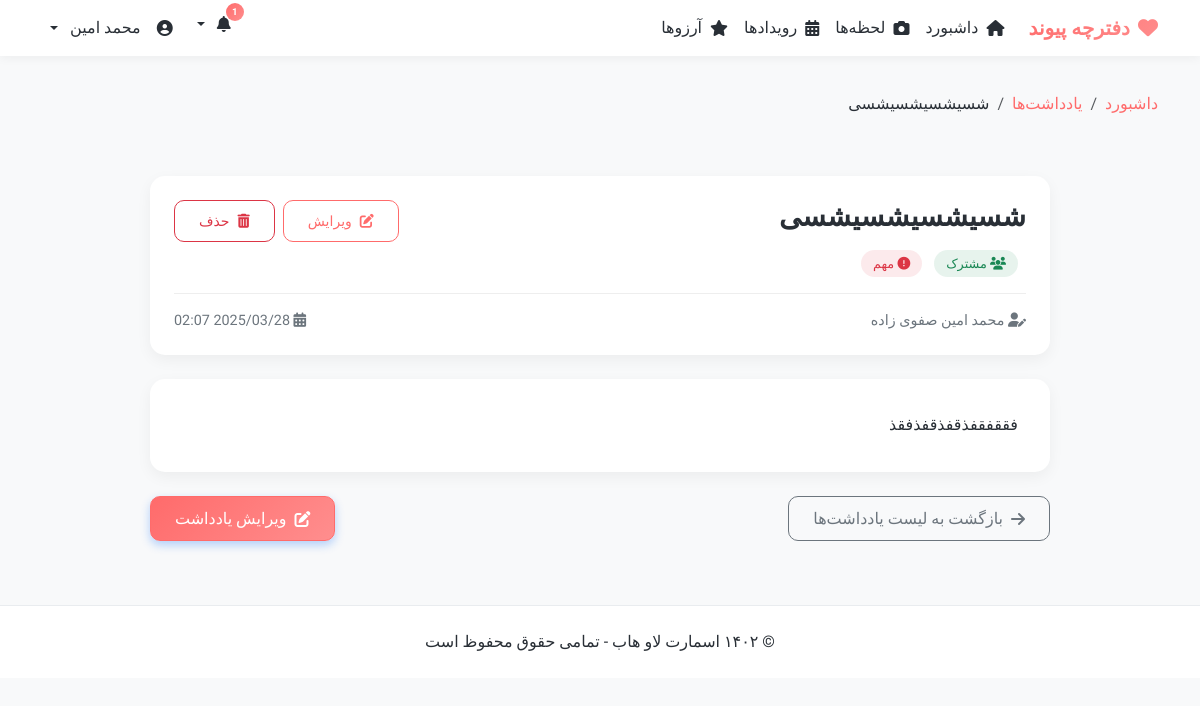
Screenshot of /notes/1/ (signed in) with the database file from the repository.
### lovehub/models.py (models this page shows, shortened)
class Note(models.Model):
    created_by = models.ForeignKey(User, on_delete=models.CASCADE, related_name='notes')
    title = models.CharField(max_length=200)
    content = models.TextField()
    created_at = models.DateTimeField(auto_now_add=True)
    updated_at = models.DateTimeField(auto_now=True)
    is_shared = models.BooleanField(default=False)
    is_important = models.BooleanField(default=False)
    class Meta:
        ordering = ['-created_at']

### lovehub/views.py (the view, shortened to what this page needs)
# urls.py: path('notes/<int:pk>/', views.note_detail, name='note_detail'),
@login_required
def note_detail(request, pk):
    user = request.user
    profile = get_object_or_404(UserProfile, user=user)
    note = get_object_or_404(Note, pk=pk)
    if note.created_by != user and (not note.is_shared or not profile.partner or note.created_by != profile.partner.user):
        messages.error(request, 'شما دسترسی به این یادداشت ندارید')
        return redirect('notes_list')
    context = {
        'note': note,
        'is_creator': note.created_by == user
    }
    return render(request, 'lovehub/note_detail.html', context)

### lovehub/views.py (called while the page is built)
def lovehub_context_processor(request):
    context = {}
    if request.user.is_authenticated:
        user = request.user
        try:
            profile = UserProfile.objects.get(user=user)
            context['user_profile'] = profile
        except UserProfile.DoesNotExist:
            pass
        context['unread_notifications'] = Notification.objects.filter(
            user=user,
            is_read=False
        ).order_by('-created_at')[:5]
        context['unread_notifications_count'] = Notification.objects.filter(
            user=user,
            is_read=False
        ).count()
        try:
            theme = AppTheme.objects.get(user=user)
            context['user_theme'] = theme
        except AppTheme.DoesNotExist:
            pass
    return context

### templates/lovehub/note_detail.html (shortened to what this page needs)
{% extends "lovehub/base.html" %}
{% block content %}
<div class="row mb-4">
    <div class="col-12">
        <nav aria-label="breadcrumb">
            <ol class="breadcrumb">
                <li class="breadcrumb-item"><a href="{% url 'dashboard' %}">داشبورد</a></li>
                <li class="breadcrumb-item"><a href="{% url 'notes_list' %}">یادداشت‌ها</a></li>
                <li class="breadcrumb-item active">{{ note.title }}</li>
            </ol>
        </nav>
    </div>
</div>
<div class="note-detail">
    <div class="note-header">
        <div class="d-flex justify-content-between align-items-start">
            <h1 class="note-title">{{ note.title }}</h1>
            <div class="note-actions">
                {% if note.created_by == request.user %}
                <a href="{% url 'edit_note' note.id %}" class="btn btn-sm btn-outline-primary">
                    <i class="fas fa-edit"></i> ویرایش
                </a>
                <button type="button" class="btn btn-sm btn-outline-danger" data-bs-toggle="modal" data-bs-target="#deleteNoteModal">
                    <i class="fas fa-trash-alt"></i> حذف
                </button>
                {% endif %}
            </div>
        </div>
        <div class="mb-3">
            {% if note.is_shared %}
                <span class="note-tag tag-shared"><i class="fas fa-users"></i> مشترک</span>
            {% else %}
                <span class="note-tag tag-personal"><i class="fas fa-user"></i> شخصی</span>
            {% endif %}
            {% if note.is_important %}
                <span class="note-tag tag-important"><i class="fas fa-exclamation-circle"></i> مهم</span>
            {% endif %}
        </div>
        <div class="note-meta">
            <div>
                <i class="fas fa-user-edit"></i> {{ note.created_by.get_full_name|default:note.created_by.username }}
            </div>
            <div>
                <i class="fas fa-calendar-alt"></i> {{ note.created_at|date:"Y/m/d" }} {{ note.created_at|time:"H:i" }}
            </div>
        </div>
    </div>
    <div class="note-content">
        {{ note.content|safe }}
    </div>
    {% if note.created_by == request.user %}
    <div class="d-flex justify-content-between mb-4">
        <a href="{% url 'notes_list' %}" class="btn btn-outline-secondary">
            <i class="fas fa-arrow-right"></i> بازگشت به لیست یادداشت‌ها
        </a>
        <div>
            <a href="{% url 'edit_note' note.id %}" class="btn btn-primary">
                <i class="fas fa-edit"></i> ویرایش یادداشت
            </a>
        </div>
    </div>
    {% else %}
    <div class="text-center mb-4">
        <a href="{% url 'notes_list' %}" class="btn btn-outline-secondary">
            <i class="fas fa-arrow-right"></i> بازگشت به لیست یادداشت‌ها
        </a>
    </div>
    {% endif %}
</div>
{% endblock %}

### templates/lovehub/base.html (shortened to what this page needs)
<!DOCTYPE html>
<html lang="fa" dir="rtl">
<head>
    <link rel="stylesheet" href="https://cdn.jsdelivr.net/npm/bootstrap@5.3.2/dist/css/bootstrap.rtl.min.css">
    <link rel="stylesheet" href="https://cdnjs.cloudflare.com/ajax/libs/font-awesome/6.5.1/css/all.min.css">
    <link rel="stylesheet" href="https://unpkg.com/leaflet@1.9.4/dist/leaflet.css">
</head>
<body class="{% if request.user.theme.theme == 'dark' %}theme-dark{% elif request.user.theme.theme == 'light' %}theme-light{% elif request.user.theme.theme == 'nature' %}theme-nature{% elif request.user.theme.theme == 'romance' %}theme-romance{% elif request.user.theme.theme == 'royal' %}theme-royal{% elif request.user.theme.theme == 'ocean' %}theme-ocean{% elif request.user.theme.theme == 'sunset' %}theme-sunset{% else %}theme-default{% endif %}">
    <nav class="navbar navbar-expand-lg">
        <div class="container">
            <a class="navbar-brand" href="{% url 'dashboard' %}">
                <i class="fas fa-heart"></i>دفترچه پیوند
            </a>
            <div class="collapse navbar-collapse" id="navbarNav">
                <ul class="navbar-nav me-auto">
                    <li class="nav-item">
                        <a class="nav-link {% if request.resolver_match.url_name == 'dashboard' %}active{% endif %}" href="{% url 'dashboard' %}">
                            <i class="fas fa-home"></i> داشبورد
                        </a>
                    </li>
                    <li class="nav-item">
                        <a class="nav-link {% if request.resolver_match.url_name == 'moments_list' %}active{% endif %}" href="{% url 'moments_list' %}">
                            <i class="fas fa-camera"></i> لحظه‌ها
                        </a>
                    </li>
                    <li class="nav-item">
                        <a class="nav-link {% if request.resolver_match.url_name == 'events_list' %}active{% endif %}" href="{% url 'events_list' %}">
                            <i class="fas fa-calendar-alt"></i> رویدادها
                        </a>
                    </li>
                    <li class="nav-item">
                        <a class="nav-link {% if request.resolver_match.url_name == 'wishes_list' %}active{% endif %}" href="{% url 'wishes_list' %}">
                            <i class="fas fa-star"></i> آرزوها
                        </a>
                    </li>
                </ul>
                <ul class="navbar-nav">
                    <li class="nav-item position-relative me-2 dropdown">
                        <a class="nav-link dropdown-toggle" href="#" id="notificationsDropdown" role="button" data-bs-toggle="dropdown" aria-expanded="false">
                            <i class="fas fa-bell"></i>
                            {% if unread_notifications_count > 0 %}
                                <span class="badge badge-notification">{{ unread_notifications_count }}</span>
                            {% endif %}
                        </a>
                    </li>
                    <li class="nav-item dropdown">
                        <a class="nav-link dropdown-toggle" href="#" id="navbarDropdown" role="button" data-bs-toggle="dropdown" aria-expanded="false">
                            <i class="fas fa-user-circle"></i>
                            <span class="d-none d-md-inline ms-2">{{ request.user.first_name|default:request.user.username }}</span>
                        </a>
                    </li>
                </ul>
            </div>
        </div>
    </nav>
    <div class="container my-4">
        {% block content %}{% endblock %}
    </div>
    <footer class="footer text-center">
        <div class="container">
            <p class="mb-0">&copy; ۱۴۰۲ اسمارت لاو هاب - تمامی حقوق محفوظ است</p>
        </div>
    </footer>
</body>
</html>

### templates/lovehub/note_detail.html (style rules this page uses)
.note-detail { max-width: 900px; margin: 0 auto; }
.note-header { background-color: #fff; padding: 1.5rem; border-radius: 15px; margin-bottom: 1.5rem; box-shadow: 0 5px 15px rgba(0,0,0,0.05); }
.note-title { font-size: 1.75rem; font-weight: 700; color: var(--dark-color); margin-bottom: 1rem; }
.note-meta { display: flex; justify-content: space-between; border-top: 1px solid #eee; padding-top: 1rem; margin-top: 1rem; color: #6c757d; font-size: 0.9rem; }
.note-tag { display: inline-block; padding: 0.25rem 0.75rem; border-radius: 50px; font-size: 0.8rem; margin-right: 0.5rem; }
.note-tag.tag-shared { background-color: rgba(25, 135, 84, 0.1); color: #198754; }
.note-tag.tag-important { background-color: rgba(220, 53, 69, 0.1); color: #dc3545; }
.note-content { background-color: #fff; padding: 2rem; border-radius: 15px; box-shadow: 0 5px 15px rgba(0,0,0,0.05); margin-bottom: 1.5rem; line-height: 1.8; }
.note-actions { display: flex; gap: 0.5rem; }

### rows the page displays
Note: title "شسیشسیشسیشسی", created_by.get_full_name "محمد امین صفوی زاده", created_at "2025/03/28", created_at "02:07", content "فققفقفذقفذقفذفقذ"

### other values shown
{{ unread_notifications_count }} "1"
{{ request.user.first_name|default:request.user.username }} "محمد امین"
